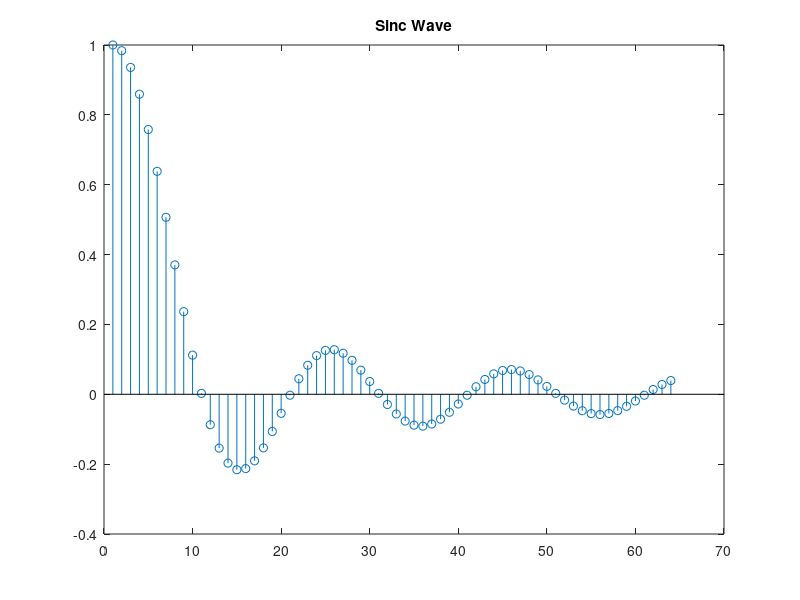

Write MATLAB code to recreate this figure. (Note: this script raises an error after producing the figure.)
clc; clf; close all; clear all;
N = 64;
rows = 4; %5
columns=16;%6
%data=randi([1,10],1,64);

 data = linspace(0, 2*pi, N);
 X=sinc(data);
% data = sin(data)+0.1*sin(pi*data);
% tic;
% Y2=fft(data);
% time2=toc;
stem(X);
title('Sinc Wave');
% count=1;
% tic;
matrix=(reshape(X, 16, 4))'; % Read in row wise
test = matrix;
%Perform column-wise dft
for x=1:columns
    matrix(:,x)=IFFT(matrix(:,x));
end
%Perform Twiddles
for x=1:columns
    for y=1:rows
        matrix(y,x)=matrix(y,x)*exp((2*pi*(y-1)*(x-1)/N)*1i);
    end
end
%Perform FFT on rows
for y=1:rows
    matrix(y,:)=IFFT(matrix(y,:));
end
out=20*log10(abs(reshape(matrix,1,N)));
% time1=toc;
figure
subplot(211);
stem(out); title('Using cooley-tukey IFFT Algorithm');
subplot(212);
stem(20*log10(abs(ifft(X)))); title('Using Ifft');
